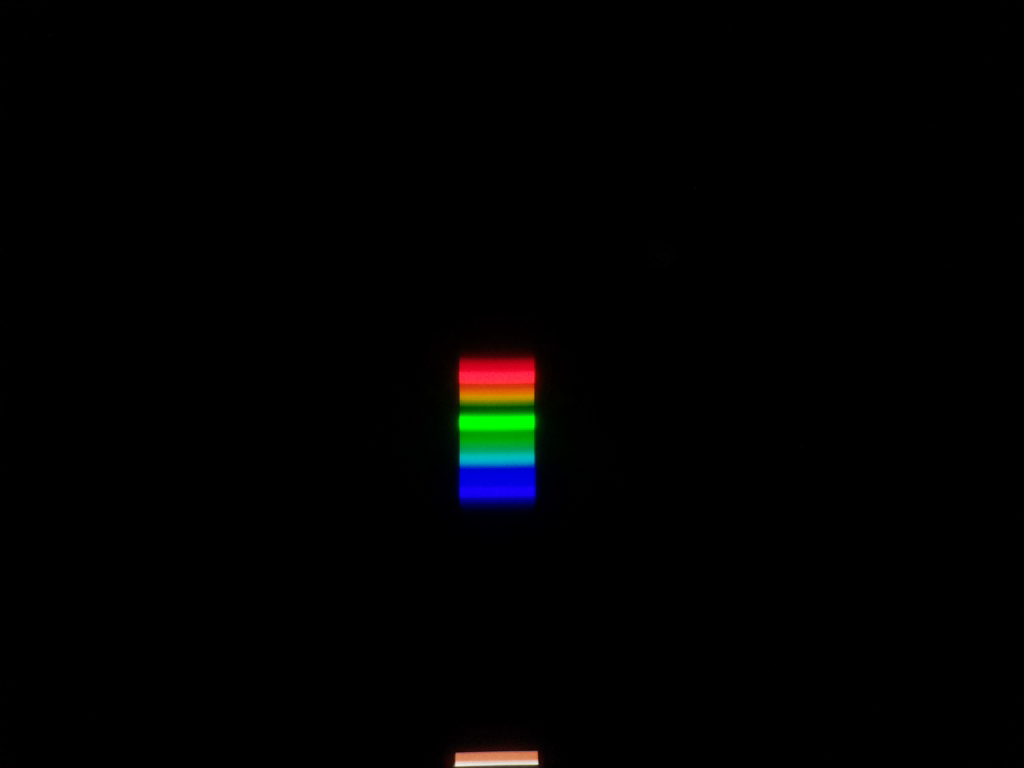
#> input picture light/white-mercury.png, 1024 x 768 px, found by its file name
$ python lightProcessing.py
#> lines starting #> are read from the running program, lines starting #| are printed output that depends on the picture; long printed decimals are rounded
### light/lightFunctions.py
import numpy as np
import matplotlib.pyplot as plt
import imageio.v2 as imageio
from cycler import cycler
from my_stat import LeastSquares

def readIntensity(photoName, plotName, lamp, surface):
#> called with photoName = 'light/white-mercury.png', plotName = 'white-calibartion', lamp = 'mercury', surface = 'white'
    photo = imageio.imread(photoName)
#> photo is the input picture: shape (768, 1024, 4); mean R, G, B, A 1.6, 1.7, 1.6, 255
    background = photo[310:550, 445:550, 0:3].swapaxes(0, 1)

    cut = photo[310:550, 445:550, 0:3].swapaxes(0, 1)
    rgb = np.mean(cut, axis=(0)) / 4
#> rgb = 240 rows, first 8: [0.176, 0.0143, 0.0143], [0.205, 0.0214, 0.0214], [0.143, 0.00952, 0.00952], [0.207, 0.0286, 0.0286], [0.217, 0.0262, 0.0262], [0.221, 0.0143, 0.0143], [0.326, 0.0286, 0.0286], [0.331, 0.0381, 0.0381]
    luma = 0.2989 * rgb[:, 0] + 0.5866 * rgb[:, 1] + 0.1144 * rgb[:, 2]
#> luma = 240 values, max 28.52 at index 113, min 0.0113 at index 238, mean 9.89

    plt.rc('axes', prop_cycle=(cycler('color', ['r', 'g', 'b'])))

    fig = plt.figure(figsize=(10, 5), dpi=200)

    plt.title('Интенсивность отражённого излучения\n' + '{} / {}'.format(lamp, surface))
    plt.xlabel('Относительный номер пикселя')
    plt.ylabel('Яркость')

    plt.plot(rgb, label=['r', 'g', 'b'])
    plt.plot(luma, 'w', label='I')
    plt.legend()

    plt.imshow(background, origin='lower')

    plt.savefig("light/graphs/" + plotName)

    return luma

def calibrate_mercury(luma):
    #ищем калибровочную зависимость по трём точкам макисмальной интенсивности (см. wiki)
    lengths_max = np.array([578, 546, 436])

    #находим максимумы на полученных графиках (не совсем на глаз!)
    n_for_max = np.array([75 + np.argmax(luma[75:100]),
                          100 + np.argmax(luma[100:125]),
                          160 + np.argmax(luma[160:200])])

    #находим polyfit'ом прямую
    return np.polyfit(n_for_max, lengths_max, 1)

def plot_intensities(ax, intens, label, color, calibration):
    steps = range(len(intens))
    ax.plot(np.polyval(calibration, steps), intens, label=label, color=color)

### light/lightProcessing.py
'''
TODO
    Подготовка - 0 баллов
        ###Импортировать файл с подготовленными функциями в пустой скрипт измерений import lightFunctions as j
        ###Подобрать координаты обрезки фотографии спектра в файле lightFunctions.py под исходные данные
    Калибровка - 4 балла
        ###Преобразовать фотографию спектра ртутной лампы в вектор интенсивностей
        ###Найти в википедии спектр ртутной лампы с указанием длин волн пиков
        ###Сопоставить номер столбца и длину волны через пики интенсивности ртутной лампы
            ###Найти пики интенсивности на спектре ртутной лампы "глазами и руками"
            ###Приветствуется автоматический поиск при помощи скрипта (необязательно, +1 балл)
        ###Получить калибровочную зависимость длины волны от относительного номера пикселя
    Обработка данных
        ###Построить общий график интенсивностей света лампы накаливания, отражённого от цветных поверхностей - 3 балла
        Построить общий график альбедо цветных поверхностей - 3 балла
'''
import numpy as np
import matplotlib.pyplot as plt
import lightFunctions as j

luma = j.readIntensity("light/white-mercury.png", "white-calibartion","mercury", "white")
calib_params = j.calibrate_mercury(luma)
#> in calibrate_mercury, `n_for_max = np.array([75 + np.argmax(luma[75:100]), 100 + np.argmax(lu..`: n_for_max = [86, 113, 181]
#> calib_params = [-1.52, 712.4]

#проверка, что приближение корректно
print(np.polyval(calib_params, np.array([np.argmax(luma[75:100])+75, np.argmax(luma[100:125])+100, np.argmax(luma[160:200])+160])))
#| [581.755 540.754 437.491]
print(calib_params)
#| [ -1.519 712.352]

# Создание листов значений яркости для каждой из ламп
wt = [j.readIntensity("light/white-tungsten.png", "white-tungsten", "Лампа накаливания", "Белый лист"), "Белый лист", "silver"]
#> call 2 of readIntensity, with photoName = 'light/white-tungsten.png', plotName = 'white-tungsten', lamp = 'Лампа накаливания', surface = 'Белый лист'
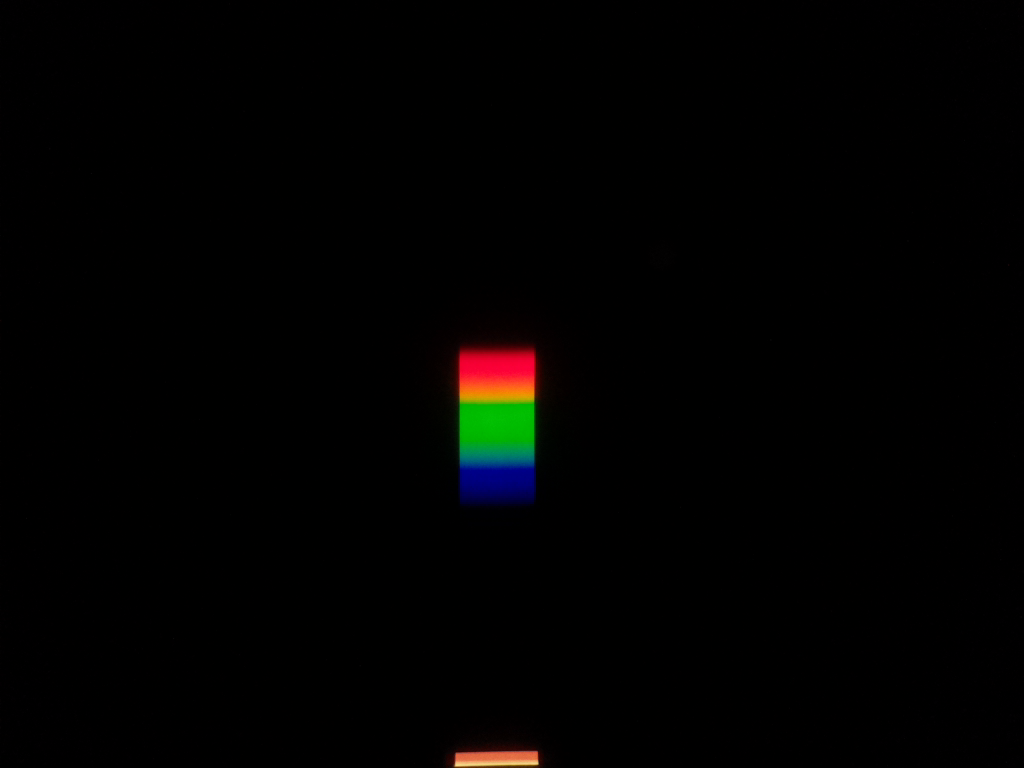
#> input picture light/white-tungsten.png, 1024 x 768 px, found by its file name
#> in readIntensity, photo is the input picture: shape (768, 1024, 4); mean R, G, B, A 1.9, 1.6, 1, 255
#> in readIntensity (call 2), `rgb = np.mean(cut, axis=(0)) / 4`: rgb = 240 rows, first 8: [0.543, 0.0214, 0.0286], [0.519, 0.0167, 0.0238], [0.686, 0.019, 0.0452], [0.7, 0.0167, 0.0452], [0.85, 0.0238, 0.0905], [0.852, 0.0286, 0.1], [0.933, 0.0214, 0.0857], [0.948, 0.0238, 0.0976]
#> in readIntensity (call 2), `luma = 0.2989 * rgb[:, 0] + 0.5866 * rgb[:, 1] + 0.1144 * rgb[:, 2]`: luma = 240 values, max 28.77 at index 86, min 0.00523 at index 235, mean 9.77
yt = [j.readIntensity("light/yellow-tungsten.png", "yellow-tungsten", "Лампа накаливания", "Жёлтый лист"), "Жёлтый лист", "gold"]
#> call 3 of readIntensity, with photoName = 'light/yellow-tungsten.png', plotName = 'yellow-tungsten', lamp = 'Лампа накаливания', surface = 'Жёлтый лист'
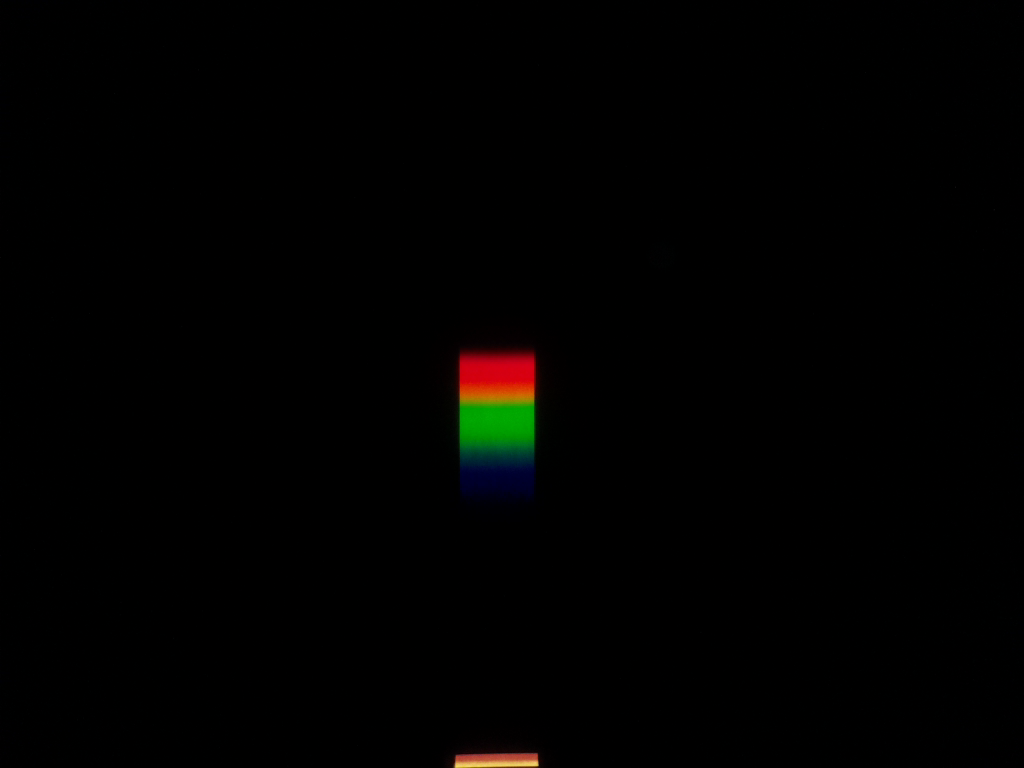
#> input picture light/yellow-tungsten.png, 1024 x 768 px, found by its file name
#> in readIntensity, photo is the input picture: shape (768, 1024, 4); mean R, G, B, A 1.4, 1.2, 0.5, 255
#> in readIntensity (call 3), `rgb = np.mean(cut, axis=(0)) / 4`: rgb = 240 rows, first 8: [0.0452, 0, 0.00714], [0.0476, 0, 0.0143], [0.0429, 0, 0.00952], [0.081, 0, 0.0238], [0.0619, 0.00238, 0.019], [0.0738, 0, 0.0238], [0.133, 0, 0.00952], [0.138, 0, 0.00714]
#> in readIntensity (call 3), `luma = 0.2989 * rgb[:, 0] + 0.5866 * rgb[:, 1] + 0.1144 * rgb[:, 2]`: luma = 240 values, max 22.46 at index 89, min 0 at index 215, mean 6.87
bt = [j.readIntensity("light/blue-tungsten.png", "blue-tungsten", "Лампа накаливания", "Синий лист"), "Синий лист", "dodgerblue"]
#> call 4 of readIntensity, with photoName = 'light/blue-tungsten.png', plotName = 'blue-tungsten', lamp = 'Лампа накаливания', surface = 'Синий лист'
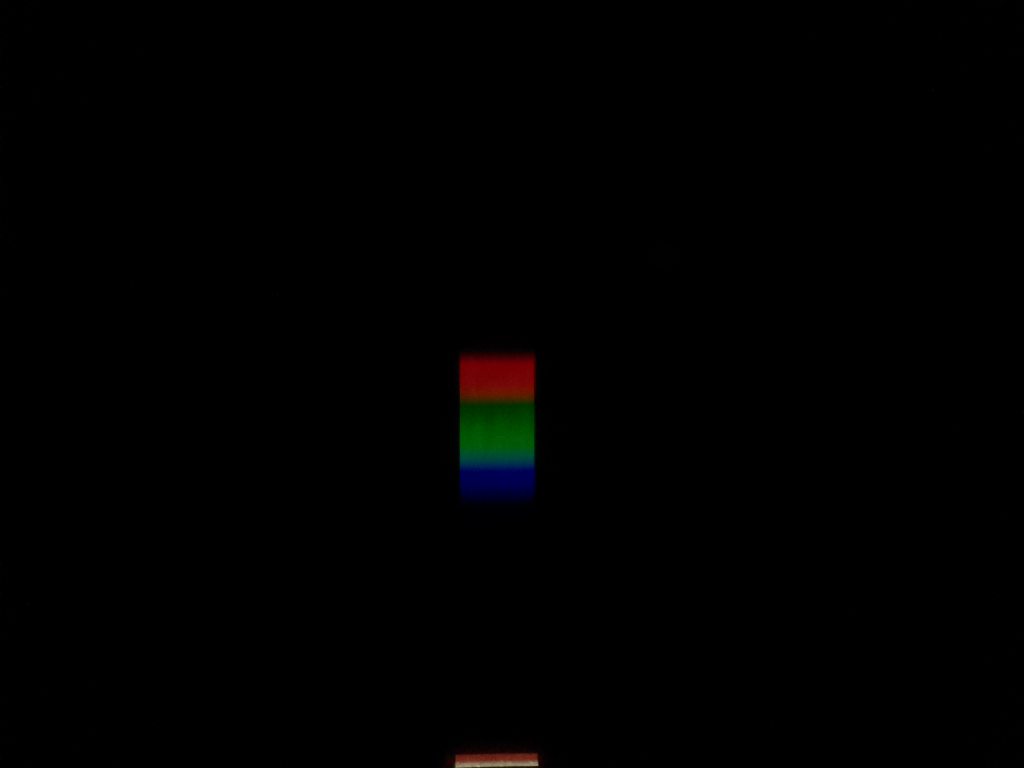
#> input picture light/blue-tungsten.png, 1024 x 768 px, found by its file name
#> in readIntensity, photo is the input picture: shape (768, 1024, 4); mean R, G, B, A 0.8, 0.6, 0.5, 255
#> in readIntensity (call 4), `rgb = np.mean(cut, axis=(0)) / 4`: rgb = 240 rows, first 8: [0.00952, 0, 0.00476], [0.00476, 0, 0], [0.0143, 0, 0], [0.0119, 0, 0], [0.00952, 0, 0], [0.0143, 0, 0], [0.00952, 0, 0], [0.00952, 0, 0]
#> in readIntensity (call 4), `luma = 0.2989 * rgb[:, 0] + 0.5866 * rgb[:, 1] + 0.1144 * rgb[:, 2]`: luma = 240 values, max 9.57 at index 137, min 0 at index 214, mean 3.61
rt = [j.readIntensity("light/red-tungsten.png", "red-tungsten", "Лампа накаливания", "Красный лист"), "Красный лист", "tomato"]
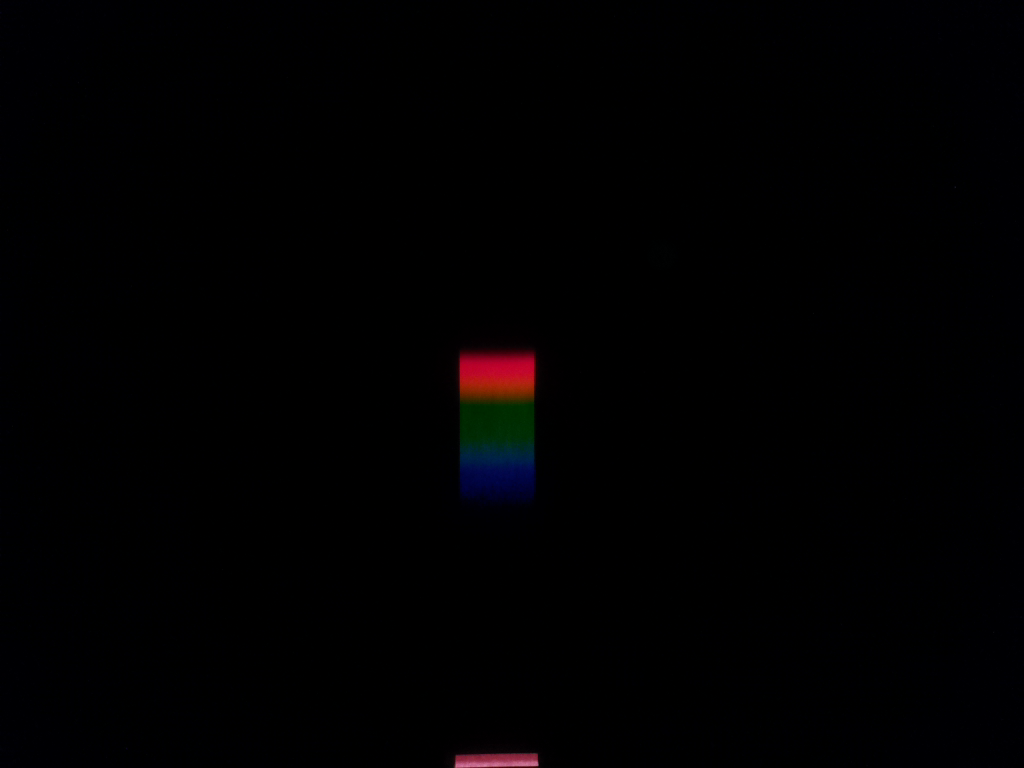
#> input picture light/red-tungsten.png, 1024 x 768 px, found by its file name
#> in readIntensity, photo is the input picture: shape (768, 1024, 4); mean R, G, B, A 1, 0.5, 1.2, 255
#> in readIntensity (call 5), `rgb = np.mean(cut, axis=(0)) / 4`: rgb = 240 rows, first 8: [0.05, 0, 0.05], [0.0548, 0.00476, 0.0548], [0.0429, 0, 0.0429], [0.05, 0, 0.05], [0.0452, 0, 0.0452], [0.0571, 0, 0.0571], [0.0548, 0.00238, 0.0548], [0.0548, 0, 0.0548]
#> in readIntensity (call 5), `luma = 0.2989 * rgb[:, 0] + 0.5866 * rgb[:, 1] + 0.1144 * rgb[:, 2]`: luma = 240 values, max 13.35 at index 71, min 0.00276 at index 234, mean 3.76
gt = [j.readIntensity("light/green-tungsten.png", "green-tungsten", "Лампа накаливания", "Зелёный лист"), "Зелёный лист", "lime"]
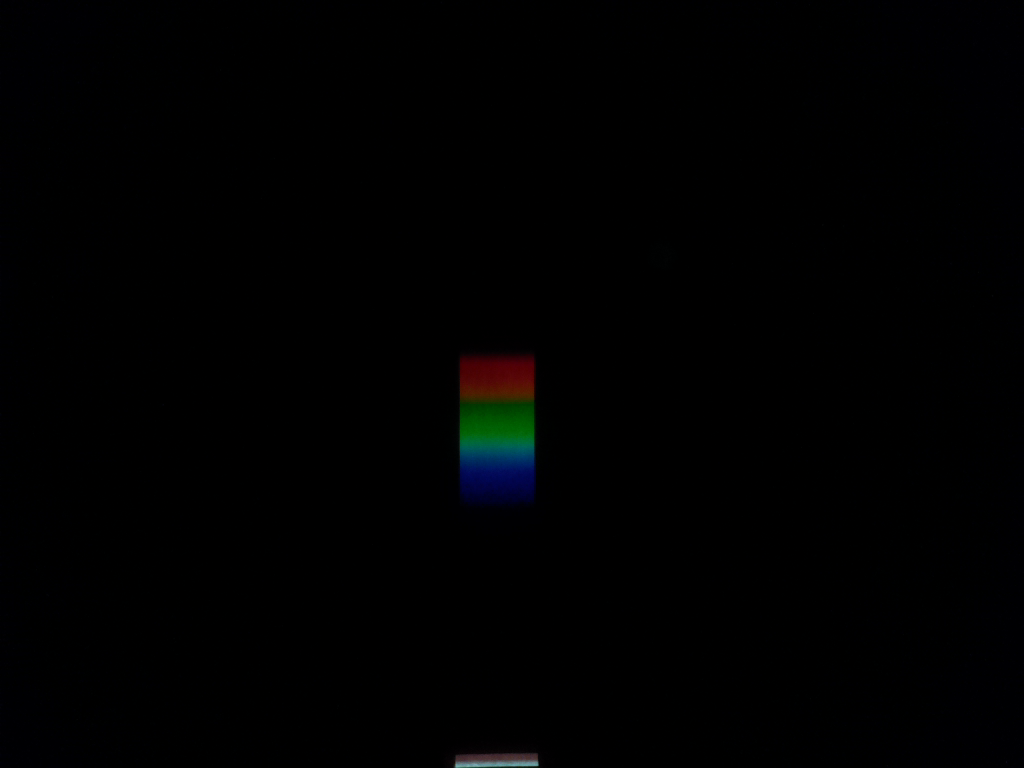
#> input picture light/green-tungsten.png, 1024 x 768 px, found by its file name
#> in readIntensity, photo is the input picture: shape (768, 1024, 4); mean R, G, B, A 0.5, 0.8, 1, 255
#> in readIntensity (call 6), `background = photo[310:550, 445:550, 0:3].swapaxes(0, 1)`:
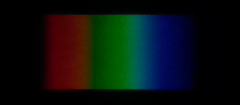
#> background: shape (105, 240, 3); mean R, G, B 10.6, 17.6, 15.8
#> in readIntensity (call 6), `rgb = np.mean(cut, axis=(0)) / 4`: rgb = 240 rows, first 8: [0, 0.00952, 0.00952], [0, 0.00238, 0.00238], [0, 0.00476, 0.00476], [0, 0.0119, 0.0119], [0, 0.00476, 0.00476], [0, 0.00952, 0.00952], [0, 0.0167, 0.0167], [0, 0.0119, 0.0119]
#> in readIntensity (call 6), `luma = 0.2989 * rgb[:, 0] + 0.5866 * rgb[:, 1] + 0.1144 * rgb[:, 2]`: luma = 240 values, max 12.16 at index 132, min 0.000984 at index 10, mean 3.83
#> in readIntensity (call 6), `plt.savefig("light/graphs/" + plotName)`:
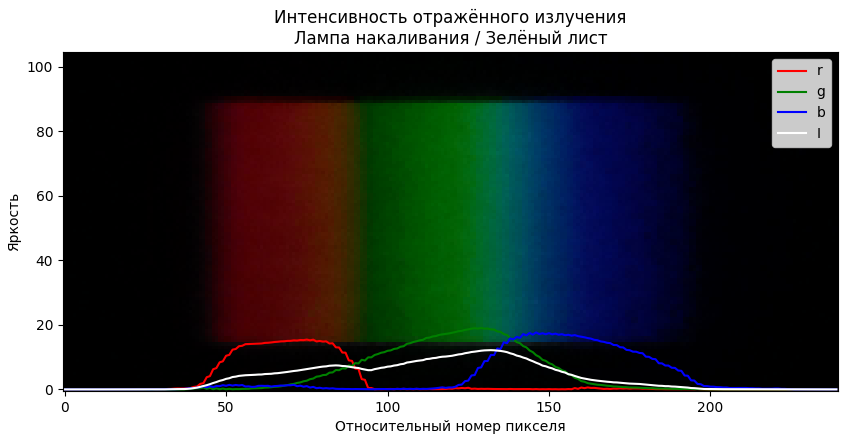
#> figure drawn by matplotlib, 1 panel
#wm = (j.readIntensity("light/white-mercury.png", "white-mercury", "Ртутная лампа", "Белый лист"), "Белый лист")

fig, ax1 = plt.subplots(figsize=(15, 5))
#> (the run stopped early here; a loop or call above may not have finished)
